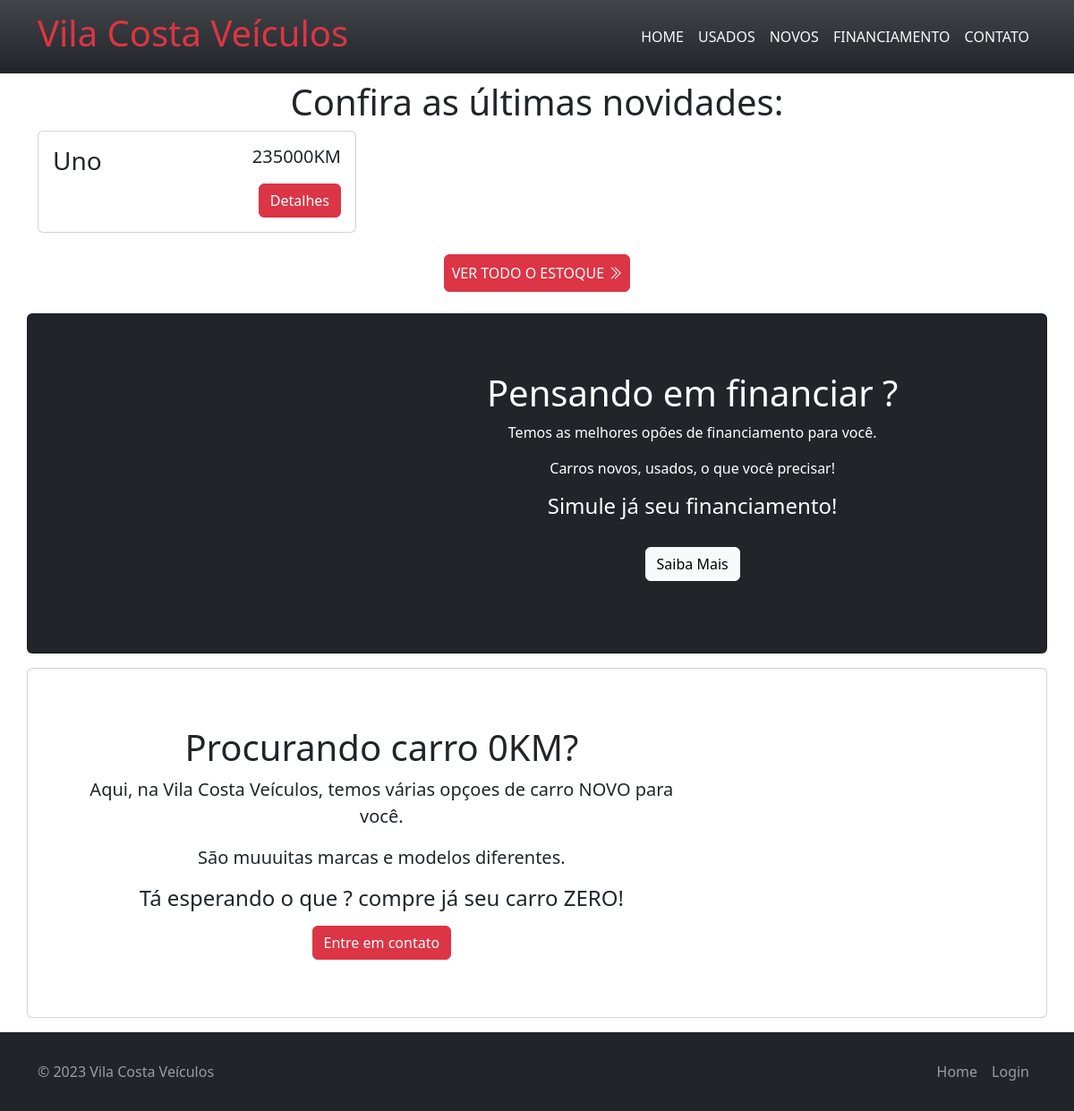
Before: /home/ with the older database file.
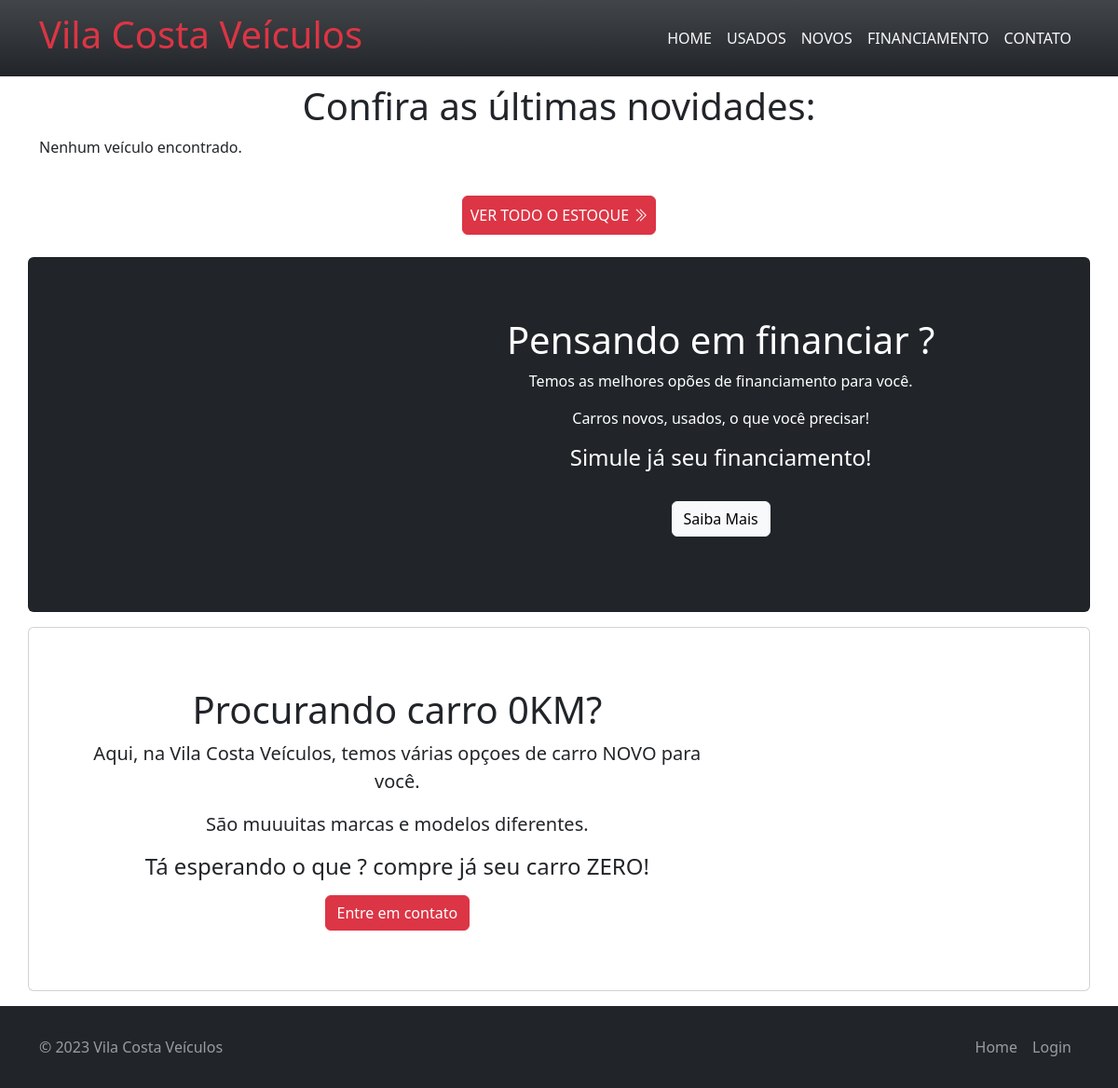
After: the same page with the newer database file.
### veiculos/models.py (models this page shows, shortened)
class Veiculo(models.Model):
    id = models.AutoField(primary_key=True)
    marca = models.ForeignKey(Marca, on_delete=models.PROTECT, related_name='marca')
    modelo = models.CharField(max_length=50)
    ano = models.IntegerField(blank=True, null=True)
    placa = models.CharField(max_length=8, blank=True, null=True, unique=True)
    cor = models.CharField(max_length=50, blank=True, null=True)
    acessorios = models.ManyToManyField(Acessorio, related_name='acessorios')
    data_insercao = models.DateTimeField(auto_now_add=True)
    km = models.IntegerField(blank=True, null=True)
    vendido = models.BooleanField(default=False)
    valor = models.DecimalField(max_digits=10, decimal_places=2, blank=True, null=True)
    foto_capa = models.ImageField(upload_to='media/', blank=True, null=True)
    valor_compra = models.DecimalField(max_digits=10, decimal_places=2, blank=True, null=True)
    CAMBIO_CHOICES = [
        ('Automático', 'Automático'),
        ('Manual', 'Manual'),
    ]
    cambio = models.CharField(
        max_length=20,
        choices=CAMBIO_CHOICES,
        default='Manual',  # Pode definir o valor padrão se desejar
    )
    DIRECAO_CHOICES = [
        ('Hidráulica', 'Hidráulica'),
        ('Elétrica', 'Elétrica'),
        ('Mecânica', 'Mecânica'),
    ]
    direcao = models.CharField(
        max_length=20,
        choices=DIRECAO_CHOICES,
        default='Hidráulica',
    )

### veiculos/views.py (the view)
# urls.py: path('', RedirectView.as_view(url='/home')),
def home(request):
    veiculos = Veiculo.objects.filter(vendido=False)[:3]
    return render(request, 'home.html', context={'veiculos': veiculos})

### veiculos/templates/home.html (shortened to what this page needs)
{% extends 'base.html' %}
{% load static %}
{% block content %}
<link href="https://cdn.jsdelivr.net/npm/bootstrap@5.3.2/dist/css/bootstrap.min.css" rel="stylesheet">
    <div class="container pt-2 pb-4">
            <h1 class="text-center">Confira as últimas novidades: </h1>
        <div class="row g-4 row-cols-1 row-cols-md-2 row-cols-lg-3">
              {% if veiculos %}
                {% for veiculo in veiculos %}
                    <div class="col">
                        <div class="card" >
                        <div class="card-body">
                              <div class="row">
                                  <h3 class="card-title col align-content-between">
                                      {{ veiculo.modelo }}
                                  </h3>
                                  <h5 class="col text-end">{{ veiculo.km }}KM</h5>
                              </div>
                              <div class="row">
                                <p class="col fw-bolder">{{ car.ano|floatformat:0 }}</p>
                                  <p class="card-text text-end col"><a href="{% url 'dados_veiculo' veiculo.id %}" class="btn btn-danger text-end">Detalhes</a></p>
                              </div>
                            </div>
                        </div>
                    </div>
                {% endfor %}
                {% else %}
                  <p class="no-results">Nenhum veículo encontrado.</p>
    {% endif %}
        </div>
        <div class="text-center">
            <a href="#" class="btn btn-danger mt-4 p-2">VER TODO O ESTOQUE <i class="bi bi-chevron-double-right"></i></a>
        </div>
    </div>
    <div class="container">
        <div class="row">
            <div class="card text-bg-dark p-5 col">
                <div class="row g-0">
                <div class="col-md-4">
                </div>
                <div class="card-body col-md-8">
                  <h1 class="card-title text-center">Pensando em financiar ?</h1>
                  <p class="card-text text-center">Temos as melhores opões de financiamento para você.</p>
                  <p class="card-text text-center">Carros novos, usados, o que você precisar!</p>
                  <h4 class="card-text text-center">Simule já seu financiamento!</h4>
                  <p class="text-center"><a href="#" class="btn btn-light mt-4 ">Saiba Mais</a></p>
                </div>
              </div>
            </div>
        </div>
    </div>
    <div class="container mt-3 mb-3">
        <div class="row ">
            <div class="card text-center p-5" >
                <div class="row g-0">
                    <div class="card-body col-md-8">
                        <h1 class="card-title text-dark">Procurando carro 0KM?</h1>
                        <p class="card-text text-dark fs-5">Aqui, na Vila Costa Veículos, temos várias opçoes de carro NOVO para você.</p>
                        <p class="card-text text-dark fs-5">São muuuitas marcas e modelos diferentes.</p>
                        <h4 class="card-text text-dark">Tá esperando o que ? compre já seu carro ZERO!</h4>
                        <a href="#" class="btn btn-danger mt-2">Entre em contato</a>
                    </div>
                    <div class="col-md-4">
                    </div>
                </div>
              </div>
        </div>
</div>
{% endblock %}

Changed rows visible on the page:
no longer on this page (row edited): Veiculo: modelo "Uno", km "235000"
Other visible differences:
text now shown: "Nenhum veículo encontrado."
